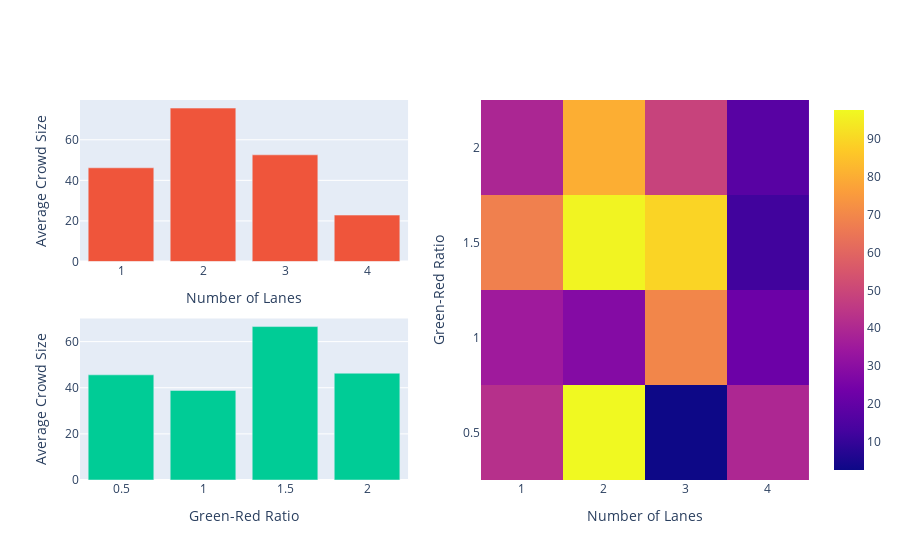

The notebook cell this image was saved under:
### Code cell
create_plot_crowd()

### Figure 1 — Plotly figure (JSON) as saved in the notebook; plotly's stock layout.template omitted (floating-point values rounded to 4 significant figures)
{"data": [{"type": "heatmap", "x": [1, 1, 1, 1, 2, 2, 2, 2, 3, 3, 3, 3, 4, 4, 4, 4], "xaxis": "x2", "y": [0.5, 1, 1.5, 2, 0.5, 1, 1.5, 2, 0.5, 1, 1.5, 2, 0.5, 1, 1.5, 2], "yaxis": "y2", "z": [42.57, 35.16, 67.97, 39.05, 97.63, 28.31, 96.43, 80.13, 2.543, 69.64, 89.43, 48.68, 39.63, 22.29, 12.23, 17.37]}, {"type": "bar", "x": [1, 2, 3, 4], "xaxis": "x", "y": [46.19, 75.63, 52.57, 22.88], "yaxis": "y"}, {"type": "bar", "x": [0.5, 1, 1.5, 2], "xaxis": "x3", "y": [45.59, 38.85, 66.51, 46.31], "yaxis": "y3"}], "layout": {"showlegend": false, "xaxis": {"anchor": "y", "domain": [0, 0.45], "title": {"text": "Number of Lanes"}}, "xaxis2": {"anchor": "y2", "domain": [0.55, 1], "title": {"text": "Number of Lanes"}}, "xaxis3": {"anchor": "y3", "domain": [0, 0.45], "title": {"text": "Green-Red Ratio"}}, "yaxis": {"anchor": "x", "domain": [0.575, 1], "title": {"text": "Average Crowd Size"}}, "yaxis2": {"anchor": "x2", "domain": [0, 1], "title": {"text": "Green-Red Ratio"}}, "yaxis3": {"anchor": "x3", "domain": [0, 0.425], "title": {"text": "Average Crowd Size"}}}}
